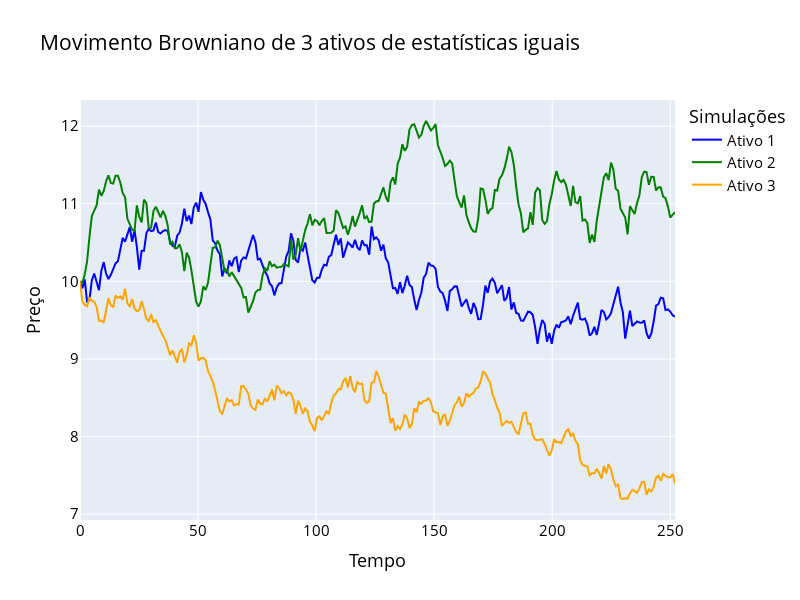

Source (notebook cell):
### Code cell
# Roda a simulação e plota o gráfico para estatísticas diferentes


tempo, ativo1 = sim.preco(mu = 0.02, sigma = 0.2)
tempo, ativo2 = sim.preco(mu = 0.021, sigma = 0.2)
tempo, ativo3 = sim.preco(mu = 0.019, sigma = 0.2)

fig = make_subplots(rows = 1, cols = 1
                    , shared_xaxes = True
                    , vertical_spacing = 0.05)

fig.add_trace(go.Scatter(x = tempo, y = ativo1
                                , name = "Ativo 1"
                                , line = dict(color = "blue"))
              , row = 1, col = 1)

fig.add_trace(go.Scatter(x = tempo, y = ativo2
                                , name = "Ativo 2"
                                , line = dict(color = "green"))
              , row = 1, col = 1)

fig.add_trace(go.Scatter(x = tempo, y = ativo3
                                , name = "Ativo 3"
                                , line = dict(color = "orange"))
              , row = 1, col = 1)


fig.update_layout(height = 600, width = 800
                  , title_text = "Movimento Browniano de 3 ativos de estatísticas iguais"
                  , font_color = "blue"
                  , title_font_color = "black"
                  , xaxis_title = "Tempo"
                  , yaxis_title = "Preço"
                  , showlegend = True
                  , legend_title = "Simulações"
                  , font = dict(size = 15, color = "Black")
                 )

fig.show()

### Figure 1 — Plotly figure (JSON) as saved in the notebook; plotly's stock layout.template omitted (floating-point values rounded to 4 significant figures; data arrays with more than 128 entries replaced by an {"elided": "..."} marker saying what was removed)
{"data": [{"line": {"color": "blue"}, "name": "Ativo 1", "type": "scatter", "x": {"elided": "252 float values"}, "xaxis": "x", "y": {"elided": "252 float values"}, "yaxis": "y"}, {"line": {"color": "green"}, "name": "Ativo 2", "type": "scatter", "x": {"elided": "252 float values"}, "xaxis": "x", "y": {"elided": "252 float values"}, "yaxis": "y"}, {"line": {"color": "orange"}, "name": "Ativo 3", "type": "scatter", "x": {"elided": "252 float values"}, "xaxis": "x", "y": {"elided": "252 float values"}, "yaxis": "y"}], "layout": {"font": {"color": "Black", "size": 15}, "height": 600, "legend": {"title": {"text": "Simulações"}}, "showlegend": true, "title": {"font": {"color": "black"}, "text": "Movimento Browniano de 3 ativos de estatísticas iguais"}, "width": 800, "xaxis": {"anchor": "y", "domain": [0, 1], "title": {"text": "Tempo"}}, "yaxis": {"anchor": "x", "domain": [0, 1], "title": {"text": "Preço"}}}}
